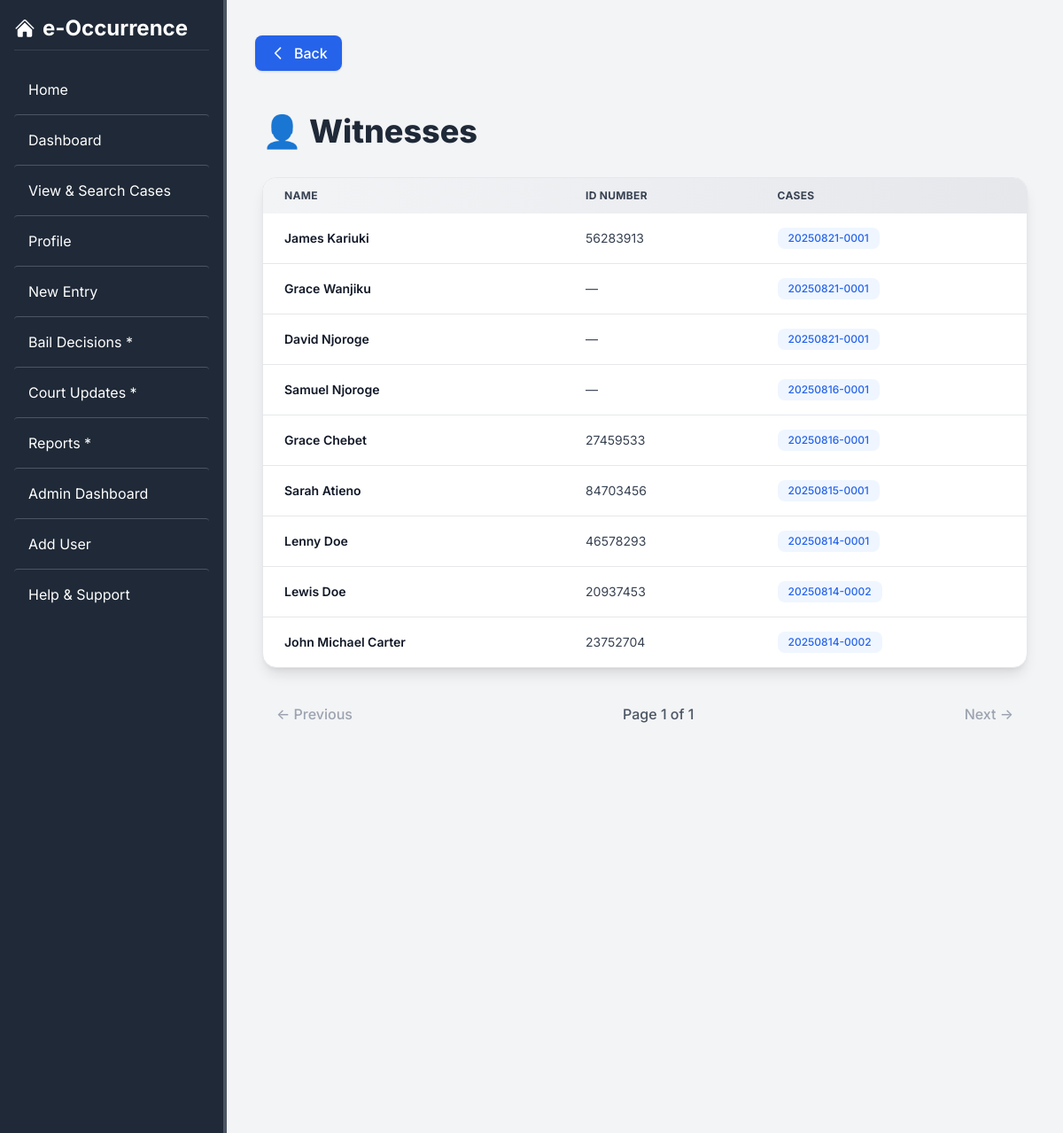
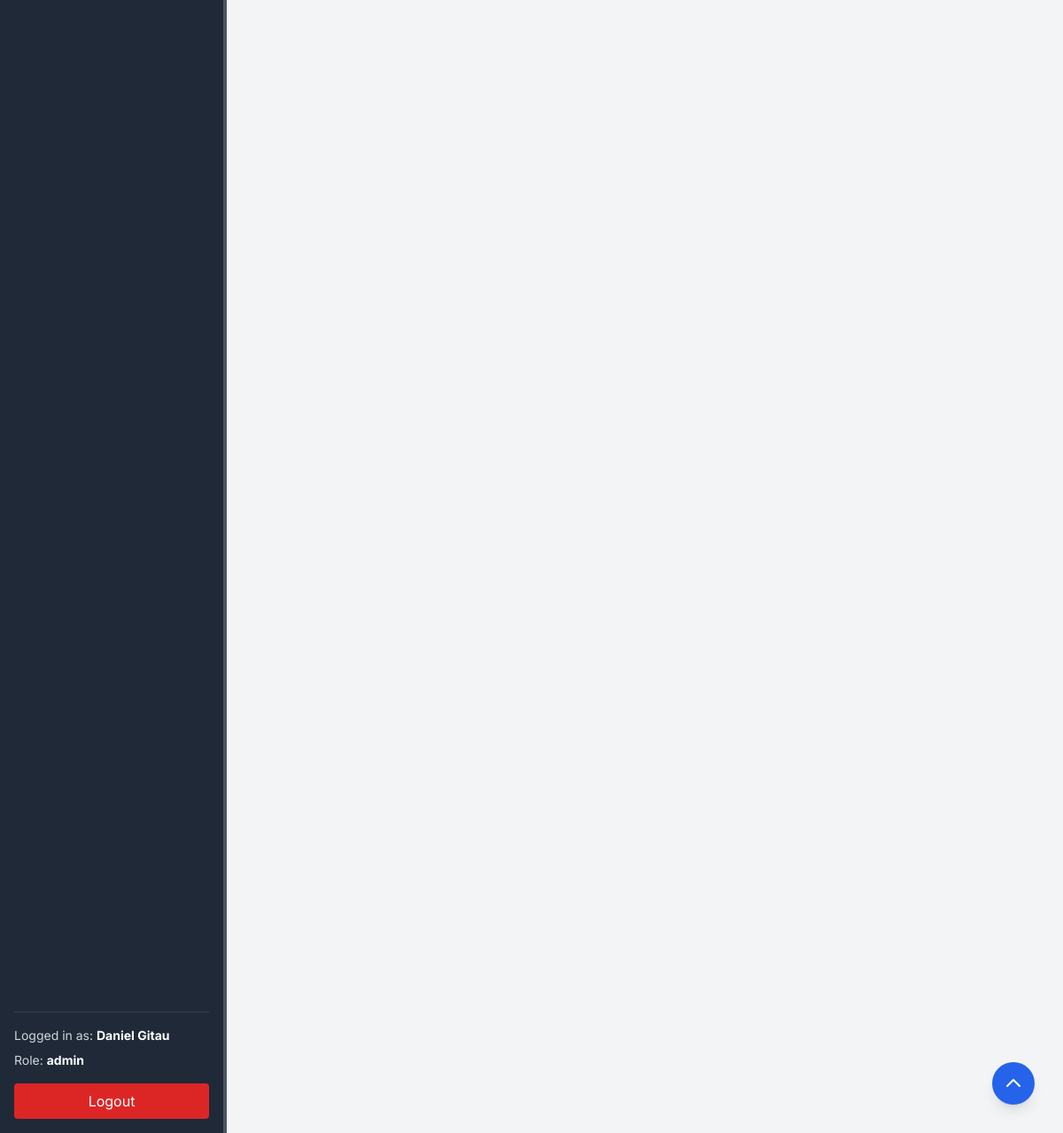
/cases/witnesses/ (signed in), run on the app's committed database (2 pictures, top to bottom).
### accounts/models.py (models this page shows, shortened)
class Userprofile(models.Model):
    USER_ROLES = [
        ('public', 'Public'),
        ('police', 'Police Officer'),
        ('court', 'Court Official'),
        ('admin', 'System Admin'),
    ]
    user = models.OneToOneField(User, on_delete=models.CASCADE, related_name='profile')
    uuid = models.UUIDField(default=uuid.uuid4, editable=False, unique=True)
    phone_number = models.CharField(max_length=20, blank=True, null=True)
    id_number = models.CharField(max_length=20, unique=True) # National ID or Police ID
    address = models.TextField(blank=True, null=True)
    user_role = models.CharField(max_length=50, choices=USER_ROLES, default='public')
    department = models.CharField(max_length=100, blank=True, null=True) # Police Dept or Court Dept
    date_of_birth = models.DateField(blank=True, null=True)
    address = models.TextField(blank=True, null=True)
    profile_picture = models.ImageField(upload_to='profile_pics/', blank=True, null=True)
    date_joined = models.DateTimeField(auto_now_add=True)
    is_active = models.BooleanField(default=True)
    last_activity = models.DateTimeField(null=True, blank=True)

### cases/models.py (models this page shows, shortened)
class Witness(models.Model):
    GENDER_CHOICES = [
        ('M', 'Male'),
        ('F', 'Female'),
        ('O', 'Other'),
    ]
    uuid = models.UUIDField(default=uuid.uuid4, editable=False, unique=True)
    name = models.CharField(max_length=255)
    national_id = models.CharField(max_length=20, blank=True, null=True)
    contact_info = models.CharField(max_length=100, blank=True, null=True)
    date_of_birth = models.DateField(blank=True, null=True)
    gender = models.CharField(max_length=1, choices=GENDER_CHOICES, blank=True, null=True)
    address = models.TextField(blank=True, null=True)
    date_of_statement = models.DateField(auto_now_add=True)
    statement = models.TextField(blank=True, null=True)
    recorded_by = models.ForeignKey(
        User, on_delete=models.SET_NULL, null=True, related_name='witnesses_recorded'
    )
    created_at = models.DateTimeField(auto_now_add=True)  # When record was first created
    updated_at = models.DateTimeField(auto_now=True)      # Last update time
    class Meta:
        verbose_name_plural = "Witnesses"

class Case(models.Model):
    STATUS_CHOICES = [
        ('open', 'Open'),
        ('under_investigation', 'Under Investigation'),
        ('in_court', 'In Court'),
        ('closed', 'Closed'),
        ('dismissed', 'Dismissed'),
        ('transferred', 'Transferred'),
    ]
    CASE_TYPE_CHOICES = [
    ('ASSAULT', 'Assault'),
    ('GBV', 'Gender-Based Violence'),
    ('HOMICIDE', 'Homicide / Murder'),
    ('MISSING_PERSON', 'Missing Person'),
    ('SUICIDE', 'Suicide / Attempted Suicide'),
    ('THEFT', 'Theft'),
    ('ROBBERY', 'Robbery'),
    ('BURGLARY', 'Burglary / Break-in'),
    ('ARSON', 'Arson'),
    ('FRAUD', 'Fraud'),
    ('CORRUPTION', 'Corruption / Bribery'),
    ('TRAFFIC', 'Traffic Offense'),
    ('PUBLIC_DISTURBANCE', 'Public Disturbance'),
    ('ILLEGAL_ASSEMBLY', 'Illegal Assembly / Protest'),
    ('DRUG_POSSESSION', 'Drug Possession / Trafficking'),
    ('ILLEGAL_WEAPONS', 'Illegal Possession of Firearms / Weapons'),
    ('DOMESTIC', 'Domestic Dispute'),
    ('CHILD_ABUSE', 'Child Abuse / Neglect'),
    ('LOST_PROPERTY', 'Lost Property'),
    ('RECOVERED_PROPERTY', 'Recovered Property'),
    ('OTHER', 'Other'),
]
    uuid = models.UUIDField(default=uuid.uuid4, unique=True, editable=False)
    case_number = models.CharField(max_length=50, unique=True)
    case_type = models.CharField(
        max_length=30, choices=CASE_TYPE_CHOICES, default='OTHER',
    )
    complainant = models.ForeignKey(
        'Complainant', on_delete=models.SET_NULL, null=True, related_name='cases'
    )
    suspects = models.ManyToManyField(
        'Suspect', blank=True, related_name='cases'
    )
    witnesses = models.ManyToManyField(
        'Witness', blank=True, related_name='cases'
    )
    incident_date = models.DateField(null=True, blank=True)  # Date of the incident
    report_date = models.DateField(auto_now_add=True)  # Date when the case was reported
    location = models.CharField(max_length=255, blank=True, null=True)
    title = models.CharField(max_length=255)
    description = models.TextField(blank=True)
    recorded_by = models.ForeignKey(
        User, on_delete=models.SET_NULL, null=True, related_name='cases_reported'
    )
    status = models.CharField(max_length=30, choices=STATUS_CHOICES, default='open')
    court_date = models.DateField(null=True, blank=True)
    created_at = models.DateTimeField(auto_now_add=True)
    updated_at = models.DateTimeField(auto_now=True)
    class Meta:
        ordering = ['-created_at']

### cases/views.py (the view)
# urls.py: path("witnesses/", views.witness_list, name="witness_list"),
@login_required_with_message
def witness_list(request):
    witnesses = Witness.objects.all().order_by("-date_of_statement")
    paginator = Paginator(witnesses, 10)
    page_number = request.GET.get("page")
    page_obj = paginator.get_page(page_number)
    return render(request, "cases/witness_list.html", {
        "page_obj": page_obj})

### cases/templates/cases/witness_list.html (shortened to what this page needs)
{% extends "core/base.html" %}
{% block content %}
<div class="max-w-7xl mx-auto p-6">
  <h1 class="text-4xl font-extrabold mb-8 text-gray-800 flex items-center gap-2">
    👤 Witnesses
  </h1>
  <div class="bg-white rounded-2xl shadow-lg overflow-hidden border border-gray-200">
    <table class="w-full text-sm text-left">
      <thead class="bg-gradient-to-r from-gray-100 to-gray-200 text-gray-700 text-xs uppercase tracking-wide">
        <tr>
          <th class="py-3 px-6">Name</th>
          <th class="py-3 px-6">ID Number</th>
          <th class="py-3 px-6">Cases</th>
        </tr>
      </thead>
      <tbody class="divide-y divide-gray-200">
        {% for witness in page_obj %}
        <tr class="hover:bg-gray-50 transition">
          <td class="py-4 px-6 font-semibold text-gray-900">
            {% for case in witness.cases.all %}
              <a href="{% url 'cases:witness_page' case.uuid witness.uuid %}" class="hover:text-blue-600 hover:underline underline-offset-2 transition">{{ witness.name }}</a>
            {% endfor %}
          </td>
          <td class="py-4 px-6 text-gray-700">
            {{ witness.national_id|default:"—" }}
          </td>
            <td class="py-4 px-6">
                <div class="flex flex-wrap gap-2">
                    {% for case in witness.cases.all %}
                    <a href="{% url 'cases:case_details' case.uuid %}"
                        class="inline-block px-3 py-1 rounded-lg text-xs font-medium bg-blue-50 text-blue-600 hover:bg-blue-100 transition">
                        {{ case.case_number }}
                    </a>
                    {% endfor %}
                </div>
            </td>
        </tr>
        {% empty %}
        <tr>
          <td colspan="5" class="text-center py-4 text-gray-500">
            No witnesss found.
          </td>
        </tr>
        {% endfor %}
      </tbody>
    </table>
  </div>
  <div class="flex justify-between items-center mt-8">
    {% if page_obj.has_previous %}
      <a href="?page={{ page_obj.previous_page_number }}"
         class="px-4 py-2 bg-gray-200 rounded-lg hover:bg-gray-300 transition font-medium">← Previous</a>
    {% else %}
      <span class="px-4 py-2 bg-gray-100 rounded-lg text-gray-400 font-medium">← Previous</span>
    {% endif %}
    <span class="text-gray-600 font-medium">
      Page {{ page_obj.number }} of {{ page_obj.paginator.num_pages }}
    </span>
    {% if page_obj.has_next %}
      <a href="?page={{ page_obj.next_page_number }}"
         class="px-4 py-2 bg-gray-200 rounded-lg hover:bg-gray-300 transition font-medium">Next →</a>
    {% else %}
      <span class="px-4 py-2 bg-gray-100 rounded-lg text-gray-400 font-medium">Next →</span>
    {% endif %}
  </div>
</div>
{% endblock %}

### core/templates/core/base.html (shortened to what this page needs)
<!doctype html>
  {% load pwa %}
  {% load static %}
<html>
  <head>
    <script src="https://cdn.tailwindcss.com"></script>
  </head>
  <body class="bg-gray-100">
    <div class="flex">
      <aside id="sidebar"
        class="w-80 md:w-64 bg-gray-800 text-white h-screen fixed flex flex-col overflow-y-auto p-4 z-50 border-r-4 border-gray-600
               transform -translate-x-full md:translate-x-0 transition-transform duration-300 ease-in-out">
        <div class="flex-shrink-0">
          <div class="flex justify-between items-center border-b border-gray-700 pb-2">
            <a href="/" class="text-2xl font-bold text-white flex items-center space-x-2">
              <p class="">e-Occurrence</p></a>
          </div>
          <nav class="mt-4 divide-y divide-gray-600">
            <a href="/" class="block px-4 py-4 rounded hover:bg-gray-700">Home</a>
            <a href="{% url 'core:dashboard' %}" class="block px-4 py-4 rounded hover:bg-gray-700">Dashboard</a>
            <a href="{% url 'cases:view_cases' %}" class="block px-4 py-4 rounded hover:bg-gray-700">View & Search Cases</a>
            {% if user.is_authenticated %}
              <a href="{% url 'accounts:profile_view' user.profile.uuid %}" class="block px-4 py-4 rounded hover:bg-gray-700">Profile</a>
            {% endif %}
            {% if user.is_authenticated and user.profile.user_role == 'police' or user.profile.user_role == 'admin' %}
              <a href="{% url 'cases:complainant_entry' %}" class="block px-4 py-4 rounded hover:bg-gray-700">New Entry</a>
              <a href="#" class="block px-4 py-4 rounded hover:bg-gray-700">Bail Decisions *</a>
            {% endif %}
            {% if user.is_authenticated and user.profile.user_role == 'court' or user.profile.user_role == 'admin' %}
              <a href="#" class="block px-4 py-4 rounded hover:bg-gray-700">Court Updates *</a>
              <a href="#" class="block px-4 py-4 rounded hover:bg-gray-700">Reports *</a>
            {% endif %}
            {% if user.is_authenticated and user.profile.user_role == 'admin' %}
              <a href="{% url 'core:admin_dashboard' %}" class="block px-4 py-4 rounded hover:bg-gray-700">Admin Dashboard</a>
              <a href="{% url 'accounts:create_user' %}" class="block px-4 py-4 rounded hover:bg-gray-700">Add User</a>
            {% endif %}
            <a href="{% url 'core:help_support' %}" class="block px-4 py-4 rounded hover:bg-gray-700">Help & Support</a>
          </nav>
        </div>
        <div class="mt-auto border-t border-gray-700 pt-4">
          {% if user.is_authenticated %}
            <p class="text-sm mb-2 text-gray-300">Logged in as: <span class="font-bold text-white">{% firstof user.get_full_name user.username %}</span></p>
            <p class="text-sm mb-4 text-gray-300">Role: <span class="font-bold text-white">{{ user.profile.user_role }}</span></p>
            <div class="text-center">
              <a href="{% url 'accounts:logout' %}" class="block px-4 py-2 bg-red-600 rounded hover:bg-red-700">Logout</a>
            </div>
          {% else %}
            <p class="text-sm mb-2 text-gray-400">You are not logged in.</p>
            <div class="text-center">
              <a href="{% url 'accounts:login' %}" class="block px-4 py-2 text-center bg-blue-600 rounded hover:bg-blue-700">Login</a>
            </div>
          {% endif %}
        </div>
      </aside>
      <div class="flex-1 md:ml-64 flex flex-col">
        <main class="flex-1 overflow-y-auto p-4 mt-16 md:mt-6 min-h-screen">
            <div class="hidden md:block mb-6 px-4">
                <button onclick="window.history.back(); return false;"
                class="flex items-center px-4 py-2 bg-blue-600 text-white font-medium rounded-lg shadow hover:bg-blue-700 transition">
                  <svg xmlns="http://www.w3.org/2000/svg" class="h-5 w-5 mr-2" fill="none" viewBox="0 0 24 24" stroke="currentColor">
                      <path stroke-linecap="round" stroke-linejoin="round" stroke-width="2" d="M15 19l-7-7 7-7" />
                  </svg>
                    Back
                </button>
            </div>
          {% block content %}
          {% endblock %}
          <div class="fixed bottom-8 right-8">
            <button onclick="window.scrollTo({ top: 0, behavior: 'smooth' });"
              class="p-3 bg-blue-600 text-white rounded-full shadow-lg hover:bg-blue-700 transition">
              <svg xmlns="http://www.w3.org/2000/svg" class="h-6 w-6" fill="none" viewBox="0 0 24 24" stroke="currentColor">
                <path stroke-linecap="round" stroke-linejoin="round" stroke-width="2" d="M5 15l7-7 7 7" />
              </svg>
            </button>
          </div>
        </main>
      </div>
    </div>
  </body>
</html>

### core/templates/core/base.html (style rules this page uses)
body { font-family: 'Inter', system-ui, -apple-system, BlinkMacSystemFont, 'Segoe UI', Roboto, 'Helvetica Neue', Arial, 'Noto Sans', sans-serif, 'Apple Color Emoji', 'Segoe UI Emoji', 'Segoe UI Symbol', 'Noto Color Emoji'; }

### data on the page
Witness: name "James Kariuki", national_id "56283913"
Case: case_number "20250821-0001"
Witness: name "Grace Wanjiku", national_id "—"
Witness: name "David Njoroge", national_id "—"
Witness: name "Samuel Njoroge", national_id "—"
Case: case_number "20250816-0001"
Witness: name "Grace Chebet", national_id "27459533"
Witness: name "Sarah Atieno", national_id "84703456"
Case: case_number "20250815-0001"
Witness: name "Lenny Doe", national_id "46578293"
Case: case_number "20250814-0001"
Witness: name "Lewis Doe", national_id "20937453"
Case: case_number "20250814-0002"
Witness: name "John Michael Carter", national_id "23752704"

### other printed values
{{ user.profile.user_role }} "admin"
{{ page_obj.number }} "1"
{{ page_obj.paginator.num_pages }} "1"
